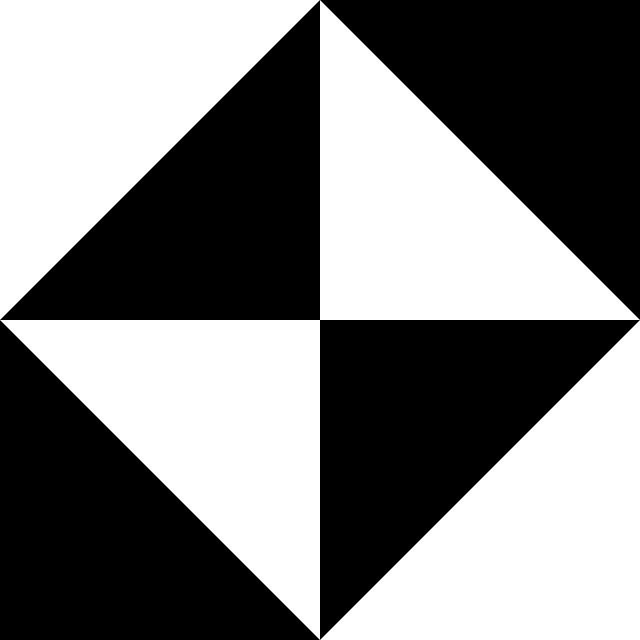
Frame 1 (no input)
Frame 60 (the mouse pressed at the canvas centre just before this capture): identical to frame 1, image omitted
Frame 120 (the mouse held since frame 60 and released just before this capture): identical to frame 1, image omitted

The Processing sketch that drew this single still picture (run headless with seeded random() and noise(); from frame 60 on, the mouse is pressed at the canvas centre):

// Processing sketch: aula1
// ── aula1.pde
int width = 640;
int height = 640;
int background = 255;
int brushcolor = 0;

void setup(){
}
void settings(){
  size(width,height); // Tamanho da Tela

}

void draw(){
  background(background); // Cor do Plano de Fundo
  noStroke();
  fill(brushcolor);
  triangle(0,height/2,width/2,0,width/2,height/2);
  triangle(width/2,0,width,0,width,height/2);
  triangle(0,height/2,0,height,width/2,height);
  triangle(width/2,height/2,width,height/2,width/2,height);

}
 	// cmd:               C:\Program Files\OpenJDK\openjdk-8u275-b01\bin\java.exe -Declipse.application=org.eclipse.jdt.ls.core.id1 -Dosgi.bundles.defaultStartLevel=4 -Declipse.product=org.eclipse.jdt.ls.core.product -Dlog.protocol=true -Dlog.level=ALL -Xms1g -Xmx2G -jar D:\Code\Configurations\nvim\nvim-data\lsp_servers\jdtls\plugins\org.eclipse.equinox.launcher_1.6.400.v20210924-0641.jar -configuration D:\Code\Configurations\nvim\nvim-data\lsp_servers\jdtls\config_windows -data D:\Code\Configurations\\workspace --add-modules=ALL-SYSTEM --add-opens java.base/java.util=ALL-UNNAMED --add-opens java.base/java.lang=ALL-UNNAMED
